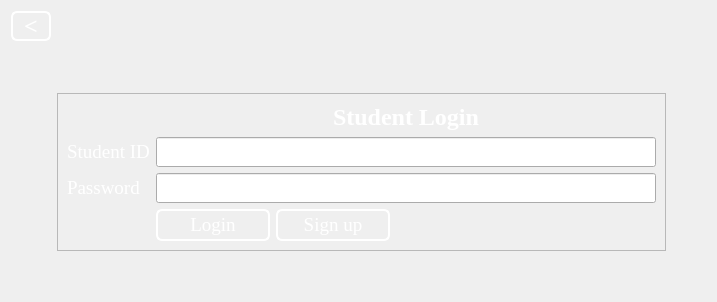
      <widget class="QWidget" name="page_2">
       <layout class="QGridLayout" name="gridLayout_2">
        <item row="3" column="2">
         <spacer name="horizontalSpacer_5">
          <property name="orientation">
           <enum>Qt::Horizontal</enum>
          </property>
          <property name="sizeHint" stdset="0">
           <size>
            <width>40</width>
            <height>20</height>
           </size>
          </property>
         </spacer>
        </item>
        <item row="3" column="1">
         <widget class="QFrame" name="frame_2">
          <property name="frameShape">
           <enum>QFrame::StyledPanel</enum>
          </property>
          <property name="frameShadow">
           <enum>QFrame::Raised</enum>
          </property>
          <layout class="QFormLayout" name="formLayout">
           <item row="1" column="1">
            <widget class="QLabel" name="label_4">
             <property name="sizePolicy">
              <sizepolicy hsizetype="Preferred" vsizetype="Fixed">
               <horstretch>0</horstretch>
               <verstretch>0</verstretch>
              </sizepolicy>
             </property>
             <property name="font">
              <font>
               <family>Times New Roman</family>
               <pointsize>18</pointsize>
               <weight>75</weight>
               <bold>true</bold>
              </font>
             </property>
             <property name="styleSheet">
              <string notr="true">color: rgb(255, 255, 255);
background:transparent;</string>
             </property>
             <property name="text">
              <string>Student Login</string>
             </property>
             <property name="alignment">
              <set>Qt::AlignCenter</set>
             </property>
            </widget>
           </item>
           <item row="2" column="0">
            <widget class="QLabel" name="label_2">
             <property name="font">
              <font>
               <family>Times New Roman</family>
               <pointsize>14</pointsize>
              </font>
             </property>
             <property name="styleSheet">
              <string notr="true">color: rgb(255, 255, 255);
background:transparent;</string>
             </property>
             <property name="text">
              <string>Student ID</string>
             </property>
            </widget>
           </item>
           <item row="2" column="1">
            <widget class="QLineEdit" name="lineEdit">
             <property name="minimumSize">
              <size>
               <width>500</width>
               <height>0</height>
              </size>
             </property>
             <property name="maximumSize">
              <size>
               <width>500</width>
               <height>16777215</height>
              </size>
             </property>
             <property name="font">
              <font>
               <family>Times New Roman</family>
               <pointsize>14</pointsize>
              </font>
             </property>
             <property name="styleSheet">
              <string notr="true">background:none;</string>
             </property>
            </widget>
           </item>
           <item row="5" column="0">
            <widget class="QLabel" name="label_3">
             <property name="font">
              <font>
               <family>Times New Roman</family>
               <pointsize>14</pointsize>
              </font>
             </property>
             <property name="styleSheet">
              <string notr="true">color: rgb(255, 255, 255);
background:transparent;</string>
             </property>
             <property name="text">
              <string>Password</string>
             </property>
            </widget>
           </item>
           <item row="5" column="1">
            <widget class="QLineEdit" name="lineEdit_2">
             <property name="maximumSize">
              <size>
               <width>500</width>
               <height>16777215</height>
              </size>
             </property>
             <property name="font">
              <font>
               <family>Times New Roman</family>
               <pointsize>14</pointsize>
              </font>
             </property>
             <property name="styleSheet">
              <string notr="true">background:none;</string>
             </property>
            </widget>
           </item>
           <item row="10" column="1">
            <layout class="QHBoxLayout" name="horizontalLayout_7">
             <item>
              <widget class="QPushButton" name="pushButton_3">
               <property name="maximumSize">
                <size>
                 <width>114</width>
                 <height>16777215</height>
                </size>
               </property>
               <property name="font">
                <font>
                 <family>Times New Roman</family>
                 <pointsize>14</pointsize>
                </font>
               </property>
               <property name="styleSheet">
                <string notr="true">QPushButton{
background:none;
 border:2px solid #ffffff;
 border-radius:6px;
 color:#ffffff;
 padding-top:3px;
 padding-bottom:3px;
max-width:110px;
}
     QPushButton:hover{
	color: rgb(255, 255, 255);
	border-color: rgb(195, 206, 224);
}</string>
               </property>
               <property name="text">
                <string>Login</string>
               </property>
              </widget>
             </item>
             <item>
              <widget class="QPushButton" name="pushButton_22">
               <property name="font">
                <font>
                 <family>Times New Roman</family>
                 <pointsize>14</pointsize>
                </font>
               </property>
               <property name="styleSheet">
                <string notr="true">QPushButton{
background:none;
 border:2px solid #ffffff;
 border-radius:6px;
 color:#ffffff;
 padding-top:3px;
 padding-bottom:3px;
max-width:110px;
}
     QPushButton:hover{
	color: rgb(255, 255, 255);
	border-color: rgb(195, 206, 224);
}</string>
               </property>
               <property name="text">
                <string>Sign up</string>
               </property>
              </widget>
             </item>
            </layout>
           </item>
          </layout>
         </widget>
        </item>
        <item row="3" column="0">
         <spacer name="horizontalSpacer_2">
          <property name="orientation">
           <enum>Qt::Horizontal</enum>
          </property>
          <property name="sizeHint" stdset="0">
           <size>
            <width>40</width>
            <height>20</height>
           </size>
          </property>
         </spacer>
        </item>
        <item row="4" column="1">
         <spacer name="verticalSpacer_4">
          <property name="orientation">
           <enum>Qt::Vertical</enum>
          </property>
          <property name="sizeHint" stdset="0">
           <size>
            <width>20</width>
            <height>40</height>
           </size>
          </property>
         </spacer>
        </item>
        <item row="0" column="0">
         <widget class="QPushButton" name="pushButton_21">
          <property name="minimumSize">
           <size>
            <width>30</width>
            <height>30</height>
           </size>
          </property>
          <property name="maximumSize">
           <size>
            <width>114</width>
            <height>30</height>
           </size>
          </property>
          <property name="font">
           <font>
            <family>Times New Roman</family>
            <pointsize>18</pointsize>
            <weight>75</weight>
            <bold>true</bold>
           </font>
          </property>
          <property name="styleSheet">
           <string notr="true">QPushButton{
background:none;
 border:2px solid #ffffff;
 border-radius:6px;
 color:#ffffff;
 padding-top:3px;
 padding-bottom:3px;
max-width:110px;
}
     QPushButton:hover{
	color: rgb(255, 255, 255);
	border-color: rgb(195, 206, 224);
}</string>
          </property>
          <property name="text">
           <string>&lt;</string>
          </property>
         </widget>
        </item>
        <item row="0" column="1" rowspan="2">
         <spacer name="verticalSpacer_3">
          <property name="orientation">
           <enum>Qt::Vertical</enum>
          </property>
          <property name="sizeHint" stdset="0">
           <size>
            <width>20</width>
            <height>40</height>
           </size>
          </property>
         </spacer>
        </item>
        <item row="1" column="0">
         <spacer name="verticalSpacer_9">
          <property name="orientation">
           <enum>Qt::Vertical</enum>
          </property>
          <property name="sizeHint" stdset="0">
           <size>
            <width>20</width>
            <height>40</height>
           </size>
          </property>
         </spacer>
        </item>
       </layout>
      </widget>
